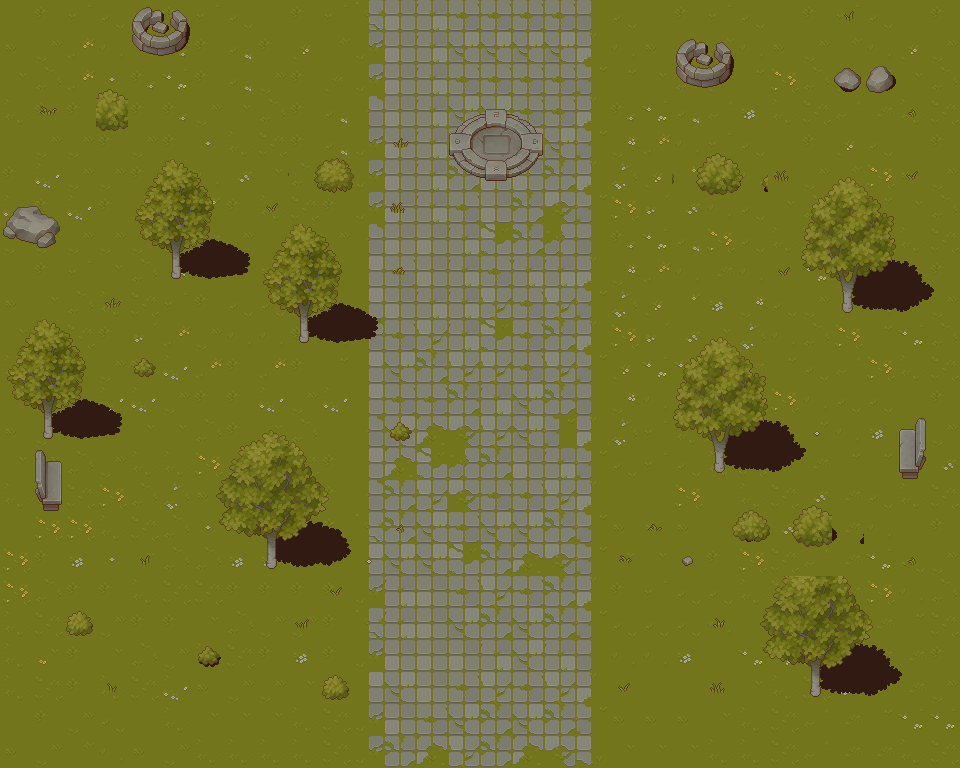

Rendered tile map (Tiled .tmx) drawn with the repository's tilesets; below, a short description and the map source with its tile grids summarised:
An orthogonal 30x24 tile map with 32x32 px tiles, 6 tile layers (Tile Layer 1, Tile Layer 3, Tile Layer 2, Tile Layer 4, ...), 8 tilesets.

<map version="1.10" tiledversion="1.10.1" orientation="orthogonal" renderorder="right-down" width="30" height="24" tilewidth="32" tileheight="32" infinite="0" nextlayerid="8" nextobjectid="1">
 <tileset firstgid="1" source="tilesets/TX Tileset Grass.tsx" />
 <tileset firstgid="65" source="tilesets/TX Struct.tsx" />
 <tileset firstgid="321" source="tilesets/TX Plant.tsx" />
 <tileset firstgid="577" source="tilesets/TX Shadow Plant.tsx" />
 <tileset firstgid="833" source="tilesets/TX Shadow.tsx" />
 <tileset firstgid="1089" source="tilesets/TX Props.tsx" />
 <tileset firstgid="1345" source="tilesets/TX Tileset Wall.tsx" />
 <tileset firstgid="1601" source="tilesets/TX Tileset Stone Ground.tsx" />
 <layer id="1" name="Tile Layer 1" width="30" height="24">
  <data>[720 cells, 720 non-empty, 50 distinct tile ids]</data>
 </layer>
 <layer id="4" name="Tile Layer 3" width="30" height="24">
  <data>[720 cells, 127 non-empty, 63 distinct tile ids]</data>
 </layer>
 <layer id="3" name="Tile Layer 2" width="30" height="24">
  <data>[720 cells, 189 non-empty, 92 distinct tile ids]</data>
 </layer>
 <layer id="5" name="Tile Layer 4" width="30" height="24">
  <data>[720 cells, 35 non-empty, 31 distinct tile ids]</data>
 </layer>
 <layer id="6" name="Tile Layer 5" width="30" height="24">
  <data>[720 cells, 9 non-empty, 9 distinct tile ids]</data>
 </layer>
 <layer id="7" name="Tile Layer 6" width="30" height="24">
  <data>[720 cells, 16 non-empty, 14 distinct tile ids]</data>
 </layer>
</map>
